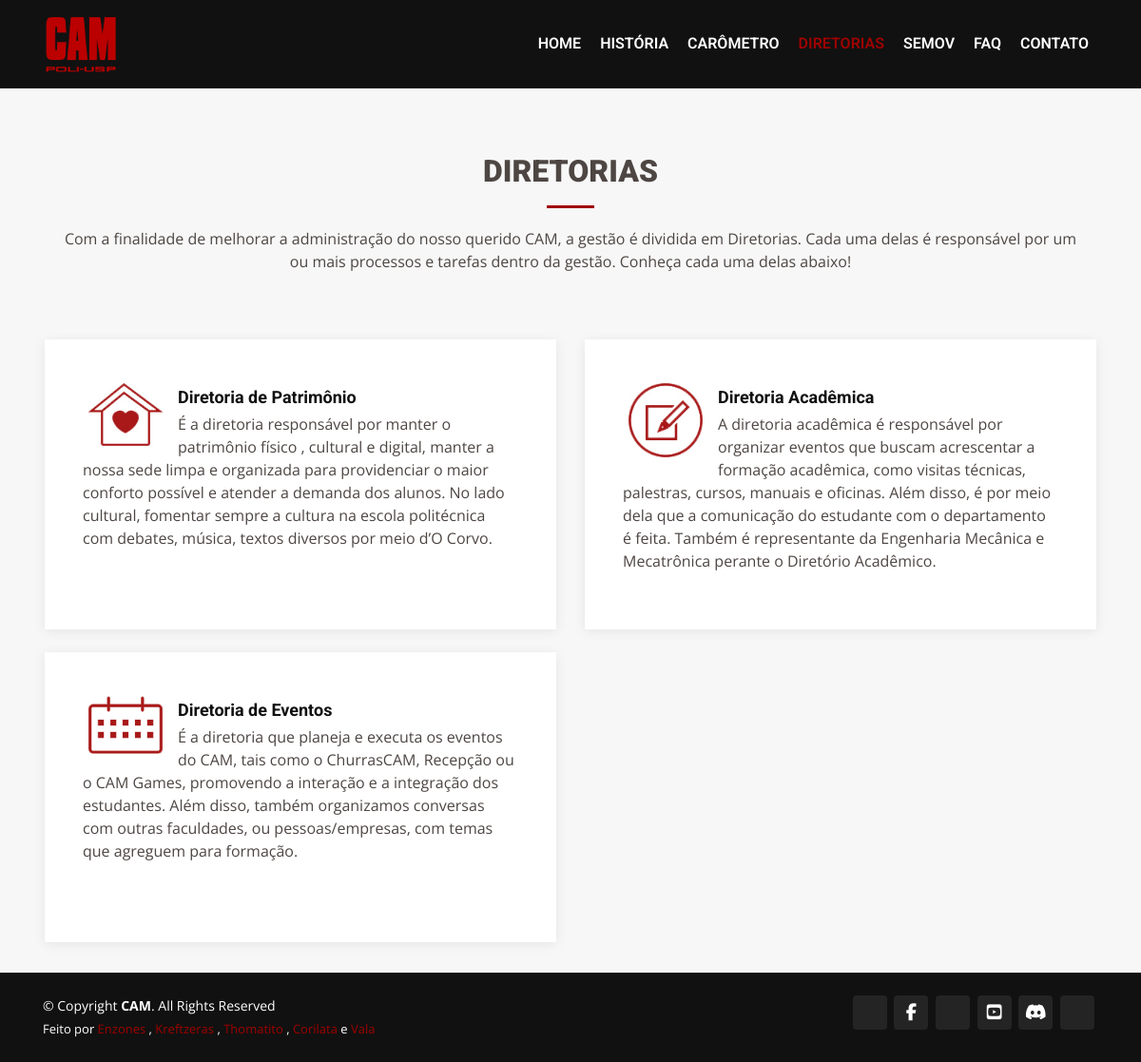
The app's page /diretorias with its own data.
### staticpages/models.py (models this page shows, shortened)
class Diretoria(models.Model):
    nome = models.CharField(max_length=100)
    imagem = models.ImageField(upload_to='diretorias')
    ordem = models.IntegerField()
    descricao = models.TextField(max_length=511)

### staticpages/views.py (the view)
# urls.py: path('diretorias', views.DiretoriasListView.as_view(), name='diretorias'),
class DiretoriasListView(ListView):
    model = Diretoria
    template_name = 'staticpages/diretorias.html'
    def get_queryset(self):
        return Diretoria.objects.order_by('ordem')

### staticpages/templates/staticpages/diretorias.html (shortened to what this page needs)
{% extends 'base.html' %}
{% load static %}
{% block nav %}
{% include 'nav_index.html' %}
{% endblock %}
{% block content %}
<main id="main">
    <section id="team" class="team section-bg" style="padding-bottom: 30px;">
      <div class="container">
        <div class="section-title" data-aos="fade-up">
          <h2><strong>Diretorias</strong></h2>
          <p>Com a finalidade de melhorar a administração do nosso querido CAM, a gestão é dividida em Diretorias. Cada uma delas é responsável por um ou mais processos e tarefas dentro da gestão. Conheça cada uma delas abaixo!</p>
        </div>
      </div>
    </section>
    <section id="diretoria" class="diretoria section-bg" style="padding-top: 0px;">
      <div class="container">
        <div class="row">
        {% for diretoria in diretoria_list %}
          <div class="col-lg-6" data-aos="fade-up">
            <div class="diretoria-item mt-4">
              <img src="{{ diretoria.imagem.url }}" class="diretoria-img" alt="imagem representando a {{ diretoria.nome }}">
              <h3>{{ diretoria.nome }}</h3>
            {{ diretoria.descricao }}
          </div>
          </div>
        {% endfor %}
      </div>
    </section>
  </main>
{% endblock %}

### static/css/style.css (style rules this page uses)
main { display: block; }
body { font-family: "Open Sans", sans-serif; color: #4d4643; }
h1, h2, h3, h4, h5, h6 { font-family: "Roboto", sans-serif; }
section { padding:2rem; overflow: hidden; }
.section-bg { background-color: #f7f7f7; }
.section-title { text-align: center; padding:1rem 15px 1rem 15px; }
.section-title h2 { font-size: 32px; font-weight: bold; text-transform: uppercase; margin: 20px; padding-bottom: 20px; position: relative; }
.section-title h2::after { content: ''; position: absolute; display: block; width: 50px; height: 3px; background: #9f0000 ; bottom: 0; left: calc(50% - 25px); }
.section-title p { margin-bottom: 0; }

### static/css/diretoria.css (style rules this page uses)
.diretoria .diretoria-item { box-sizing: content-box; padding: 40px; height: 225px; box-shadow: 0px 2px 12px rgba(0, 0, 0, 0.08); position: relative; background: #fff; }
.diretoria .diretoria-item .diretoria-img { width: 90px; border: 6px solid #fff; float: left; margin: 0 10px 0 0; }
.diretoria .diretoria-item h3 { font-size: 18px; font-weight: bold; margin: 10px 0 5px 0; color: #111; }

### static/css/mobile.css (style rules this page uses)
body { text-align: center; }
.section-title { padding: 1rem 0px; }
.diretoria .diretoria-item { height: auto; }
.diretoria .diretoria-item .diretoria-img { float: none; }
section { padding:2rem 0.5rem; }
.section-title h2 { font-size: 1.7rem; font-weight: bold; text-transform: uppercase; position: relative; }

### records on screen
Diretoria: imagem (picture), nome "Diretoria de Patrimônio", descricao "É a diretoria responsável por manter o patrimônio físico , cultural e digital, manter a nossa sede limpa e organizada para providenciar o maior conforto possível e atender a demanda dos alunos. No lado cultural, fomentar sempre a cultura na escola politécnica com debates, música, textos diversos por meio d’O Corvo."
Diretoria: imagem (picture), nome "Diretoria Acadêmica", descricao "A diretoria acadêmica é responsável por organizar eventos que buscam acrescentar a formação acadêmica, como visitas técnicas, palestras, cursos, manuais e oficinas. Além disso, é por meio dela que a comunicação do estudante com o departamento é feita. Também é representante da Engenharia Mecânica e Mecatrônica perante o Diretório Acadêmico."
Diretoria: imagem (picture), nome "Diretoria de Eventos", descricao "É a diretoria que planeja e executa os eventos do CAM, tais como o ChurrasCAM, Recepção ou o CAM Games, promovendo a interação e a integração dos estudantes. Além disso, também organizamos conversas com outras faculdades, ou pessoas/empresas, com temas que agreguem para formação."
